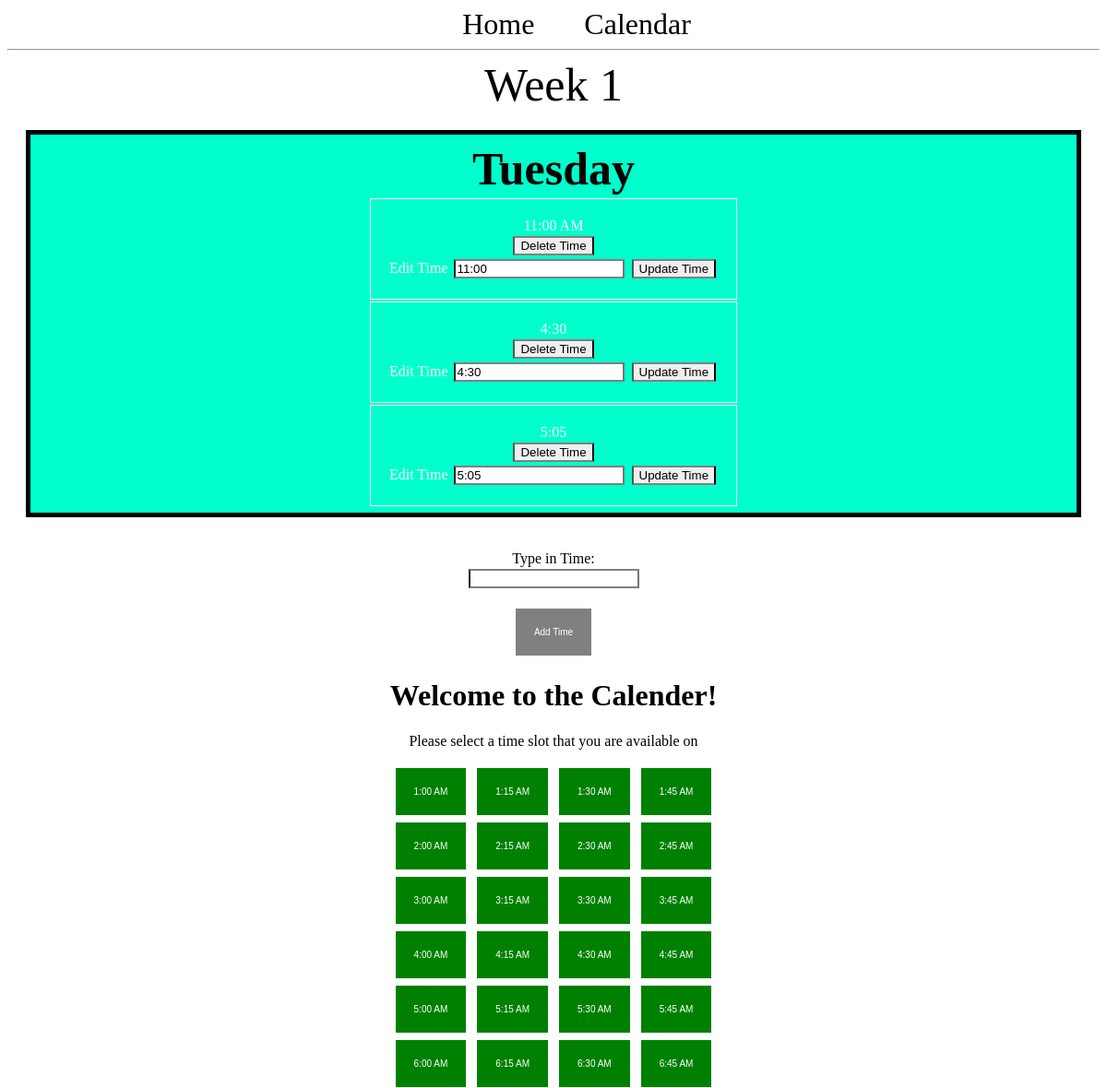
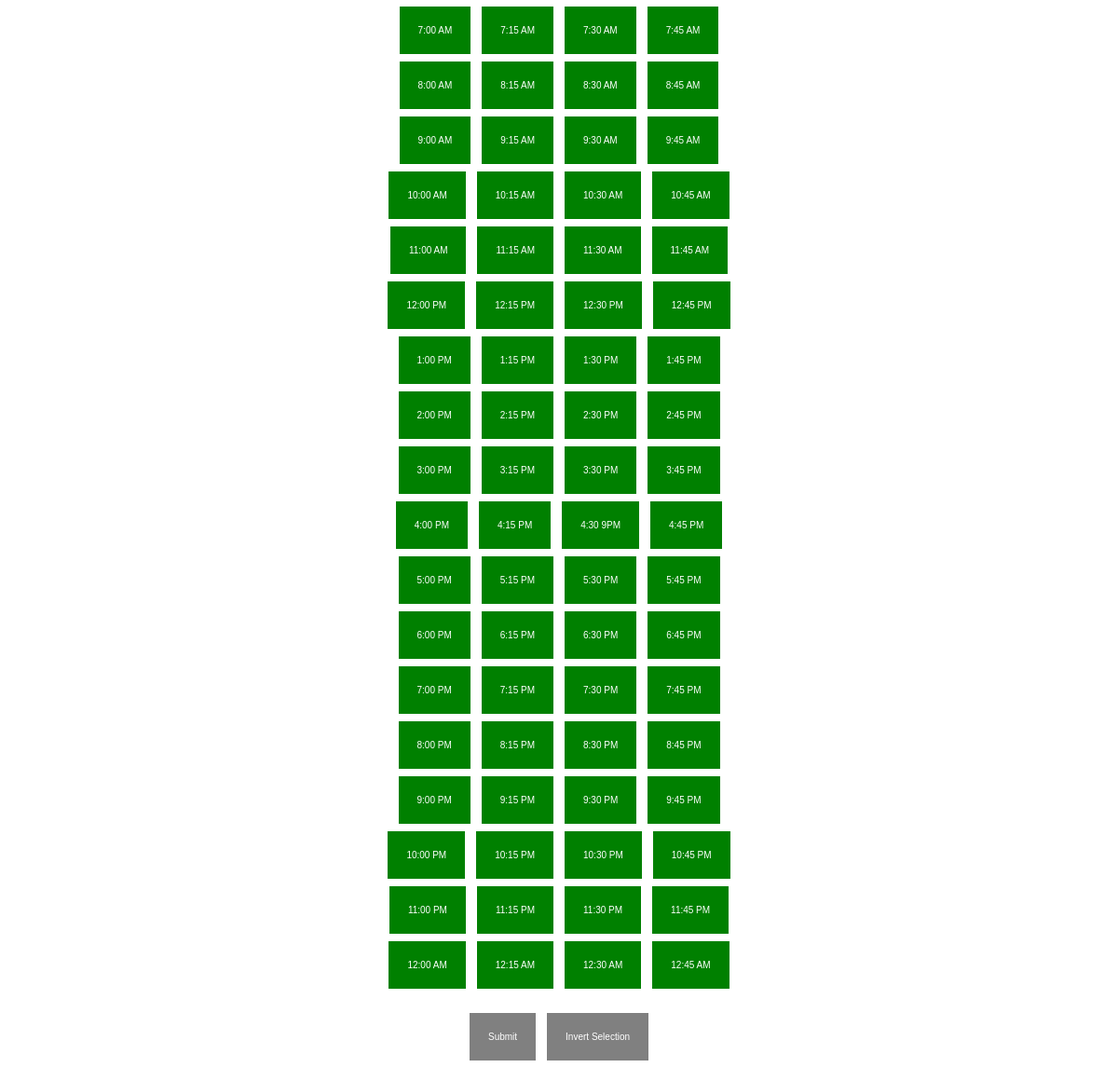
The app's page /day/2/ with its own data (2 pictures, top to bottom).
### app.py (models this page shows, shortened)
class Day(db.Model):
  id = db.Column(db.Integer, primary_key=True)
  day = db.Column(db.String(100), nullable=False)
  week_id = db.Column(db.Integer, db.ForeignKey('week.id'))
  times = db.relationship('Time', backref='day')

class Time(db.Model):
  id = db.Column(db.Integer, primary_key=True)
  time = db.Column(db.String(100))
  day_id = db.Column(db.Integer, db.ForeignKey('day.id'))

### app.py (the view)
@app.route('/day/<int:day_id>/', methods=('GET', 'POST'))
def display_day(day_id):
  day = Day.query.get_or_404(day_id)
  if request.method == 'POST':
    time = Time(time=request.form['time'], day=day) #Needs to be updated to handle an array -SL
    db.session.add(time)
    db.session.commit()
    return redirect(url_for('display_day', day_id=day.id))
  return render_template('calendar.html', day=day)

### templates/calendar.html (shortened to what this page needs)
<!DOCTYPE html>
<html>
<head>
  <link rel="stylesheet" href="{{url_for('static', filename='base.css')}}"/>
</head>
<nav>
  <a href="/">Home</a>
  <a href="{{ url_for('index') }}">Calendar</a>
</nav>
<hr>
<head>
  <link href="{{ url_for('static', filename='./style.css') }}" rel="stylesheet" type="text/css"/>
</head>
  {% block content %}
  <span class="title"<h1>{% block title %} Week {{day.week_id}} {% endblock %}</h1></span>
  <div class="content">
    <div class="month">
      <div class="content">
          <table class="day">
            <tr>
              <th class="title">{{day.day}}</th>
            </tr>
            {% for time in day.times %}
              <tr>
                <td>
                  {{time.time}}
                  <div>
                    <form method="POST" action="{{ url_for('delete_time', time_id=time.id) }}">
                      <input type="submit" value="Delete Time" onclick="return confirm('Are you sure you want to delete this time?')">
                    </form>
                  </div>
                  <div>
                    <form method="POST" action="{{ url_for('edit_time', time_id=time.id) }}">
                        <label for="time">Edit Time</label>
                        <input type="text" name="time" value={{time.time}} placeholder="Time"></input>
                        <input type="submit" value="Update Time"></input>
                    </form>
                  </div>
                </td>
              </tr>
            {% endfor %}
          </table>
      </div>
    </div>
  </div>
{% endblock %}
<form method="post">
  <p>
    <label for="time">Type in Time:</label><br>
    <input type="text" id="time" name="time"><br>
  </p>
  <p>
    <button type="submit" id="retroSubmit">Add Time</button>
  </p>
</form>
<body>
  <h1> Welcome to the Calender!</h1>
  <p> Please select a time slot that you are available on </p>
  <button id="01:00">1:00 AM</button>
  <button id="01:15">1:15 AM</button>
  <button id="01:30">1:30 AM</button>
  <button id="01:45">1:45 AM</button>
  <br>
  <button id="02:00">2:00 AM</button>
  <button id="02:15">2:15 AM</button>
  <button id="02:30">2:30 AM</button>
  <button id="02:45">2:45 AM</button>
  <br>
  <button id="03:00">3:00 AM</button>
  <button id="03:15">3:15 AM</button>
  <button id="03:30">3:30 AM</button>
  <button id="03:45">3:45 AM</button>
  <br>
  <button id="04:00">4:00 AM</button>
  <button id="04:15">4:15 AM</button>
  <button id="04:30">4:30 AM</button>
  <button id="04:45">4:45 AM</button>
  <br>
  <button id="05:00">5:00 AM</button>
  <button id="05:15">5:15 AM</button>
  <button id="05:30">5:30 AM</button>
  <button id="05:45">5:45 AM</button>
  <br>
  <button id="06:00">6:00 AM</button>
  <button id="06:15">6:15 AM</button>
  <button id="06:30">6:30 AM</button>
  <button id="06:45">6:45 AM</button>
  <br>
  <button id="07:00">7:00 AM</button>
  <button id="07:15">7:15 AM</button>
  <button id="07:30">7:30 AM</button>
  <button id="07:45">7:45 AM</button>
  <br>
  <button id="08:00">8:00 AM</button>
  <button id="08:15">8:15 AM</button>
  <button id="08:30">8:30 AM</button>
  <button id="08:45">8:45 AM</button>
  <br>
  <button id="09:00">9:00 AM</button>
  <button id="09:15">9:15 AM</button>
  <button id="09:30">9:30 AM</button>
  <button id="09:45">9:45 AM</button>
  <br>
  <button id="10:00">10:00 AM</button>
  <button id="10:15">10:15 AM</button>
  <button id="10:30">10:30 AM</button>
  <button id="10:45">10:45 AM</button>
  <br>
  <button id="11:00">11:00 AM</button>
  <button id="11:15">11:15 AM</button>
  <button id="11:30">11:30 AM</button>
  <button id="11:45">11:45 AM</button>
  <br>
  <button id="12:00">12:00 PM</button>
  <button id="12:15">12:15 PM</button>
  <button id="12:30">12:30 PM</button>
  <button id="12:45">12:45 PM</button>
  <br>
  <button id="13:00">1:00 PM</button>
  <button id="13:15">1:15 PM</button>
  <button id="13:30">1:30 PM</button>
  <button id="13:45">1:45 PM</button>
  <br>
  <button id="14:00">2:00 PM</button>
  <button id="14:15">2:15 PM</button>
  <button id="14:30">2:30 PM</button>
  <button id="14:45">2:45 PM</button>
  <br>
  <button id="15:00">3:00 PM</button>
  <button id="15:15">3:15 PM</button>
  <button id="15:30">3:30 PM</button>
  <button id="15:45">3:45 PM</button>
  <br>
  <button id="16:00">4:00 PM</button>
  <button id="16:15">4:15 PM</button>
  <button id="16:30">4:30 9PM</button>
  <button id="16:45">4:45 PM</button>
  <br>
  <button id="17:00">5:00 PM</button>
  <button id="17:15">5:15 PM</button>
  <button id="17:30">5:30 PM</button>
  <button id="17:45">5:45 PM</button>
  <br>
  <button id="18:00">6:00 PM</button>
  <button id="18:15">6:15 PM</button>
  <button id="18:30">6:30 PM</button>
  <button id="18:45">6:45 PM</button>
  <br>
  <button id="19:00">7:00 PM</button>
  <button id="19:15">7:15 PM</button>
  <button id="19:30">7:30 PM</button>
  <button id="19:45">7:45 PM</button>
  <br>
  <button id="20:00">8:00 PM</button>
  <button id="20:15">8:15 PM</button>
  <button id="20:30">8:30 PM</button>
  <button id="20:45">8:45 PM</button>
  <br>
  <button id="21:00">9:00 PM</button>
  <button id="21:15">9:15 PM</button>
  <button id="21:30">9:30 PM</button>
  <button id="21:45">9:45 PM</button>
  <br>
  <button id="22:00">10:00 PM</button>
  <button id="22:15">10:15 PM</button>
  <button id="22:30">10:30 PM</button>
  <button id="22:45">10:45 PM</button>
  <br>
  <button id="23:00">11:00 PM</button>
  <button id="23:15">11:15 PM</button>
  <button id="23:30">11:30 PM</button>
  <button id="23:45">11:45 PM</button>
  <br>
  <button id="24:00">12:00 AM</button>
  <button id="24:15">12:15 AM</button>
  <button id="24:30">12:30 AM</button>
  <button id="24:45">12:45 AM</button>
  <br> <br>
  <button id="btnSubmit" onclick="postTimes()">Submit</button>
  <button id="btnInvert">Invert Selection</button>
  <br><br>
</body>
</html>

### static/base.css (style rules this page uses)
.title { text-align: center; margin: 10px; width: 100%; font-size: 50px; }
.day { margin-left: auto; margin-right: auto; }
.content { width: 100%; display: flex; flex-direction: row; flex-wrap: wrap; }
.month { text-align: center; flex: 20%; padding: 5px; margin: 20px; width: 100%; background-color: #00ffcc; border: 5px solid black; }
a:link { text-decoration: none; color: black; }
input { margin: 2px; border-top: 2px solid gray; border-bottom: 2px solid gray; }
td { border: 1px solid white; color: #FFFF; padding: 20px; }
nav a { color: #000066; font-size: 2em; margin-left: 50px; text-decoration: none; }
html { height: 100%; width: 100%; }
button { background-color: gray; border: none; color: white; padding: 20px; text-align: center; text-decoration: none; display: inline-block; font-size: 10px; margin: 4px; }

### static/style.css (style rules this page uses)
html { height: 100%; width: 100%; }
button { background-color: gray; border: none; color: white; padding: 20px; text-align: center; text-decoration: none; display: inline-block; font-size: 10px; margin: 4px; }

### templates/calendar.html (style rules this page uses)
h1 { text-align: center; }
p { text-align: center; }
div { text-align: center; }
body { text-align: center; }

### records on screen
Day: week_id "1", day "Tuesday"
Time: time "11:00 AM"
Time: time "4:30"
Time: time "5:05"
